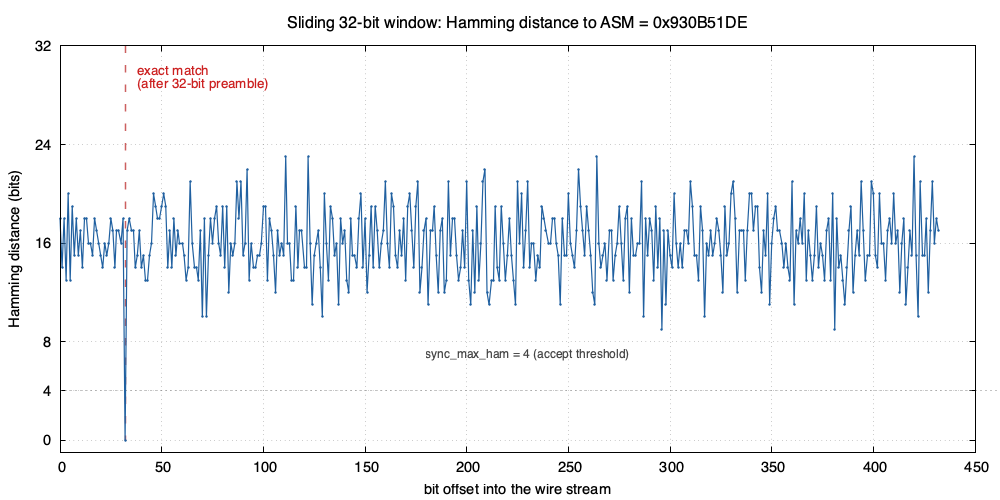

Reproduce this figure in gnuplot.
set terminal pngcairo size 1000,500 enhanced font 'Helvetica,11'
set output 'fig_asm_correlation.png'

set grid
set title "Sliding 32-bit window: Hamming distance to ASM = 0x930B51DE" font ',12'
set xlabel "bit offset into the wire stream"
set ylabel "Hamming distance (bits)"
set yrange [-1:32]
set ytics (0, 4, 8, 16, 24, 32)
set xrange [0:*]

set arrow from 32,32 to 32,0 nohead lc rgb '#cc6060' dt 2 lw 1.5
set label "exact match\n(after 32-bit preamble)" at 38,30 left tc rgb '#cc2020' font ',10'

set arrow from 0,4 to 463,4 nohead lc rgb '#888888' dt 3 lw 1
set label "sync\\_max\\_ham = 4 (accept threshold)" at 230,7 center tc rgb '#444444' font ',9'

plot 'asm_correlation.dat' using 1:2 with lines lw 1.2 lc rgb '#2060a0' notitle, \
     '' using 1:2 with points pt 7 ps 0.25 lc rgb '#2060a0' notitle
